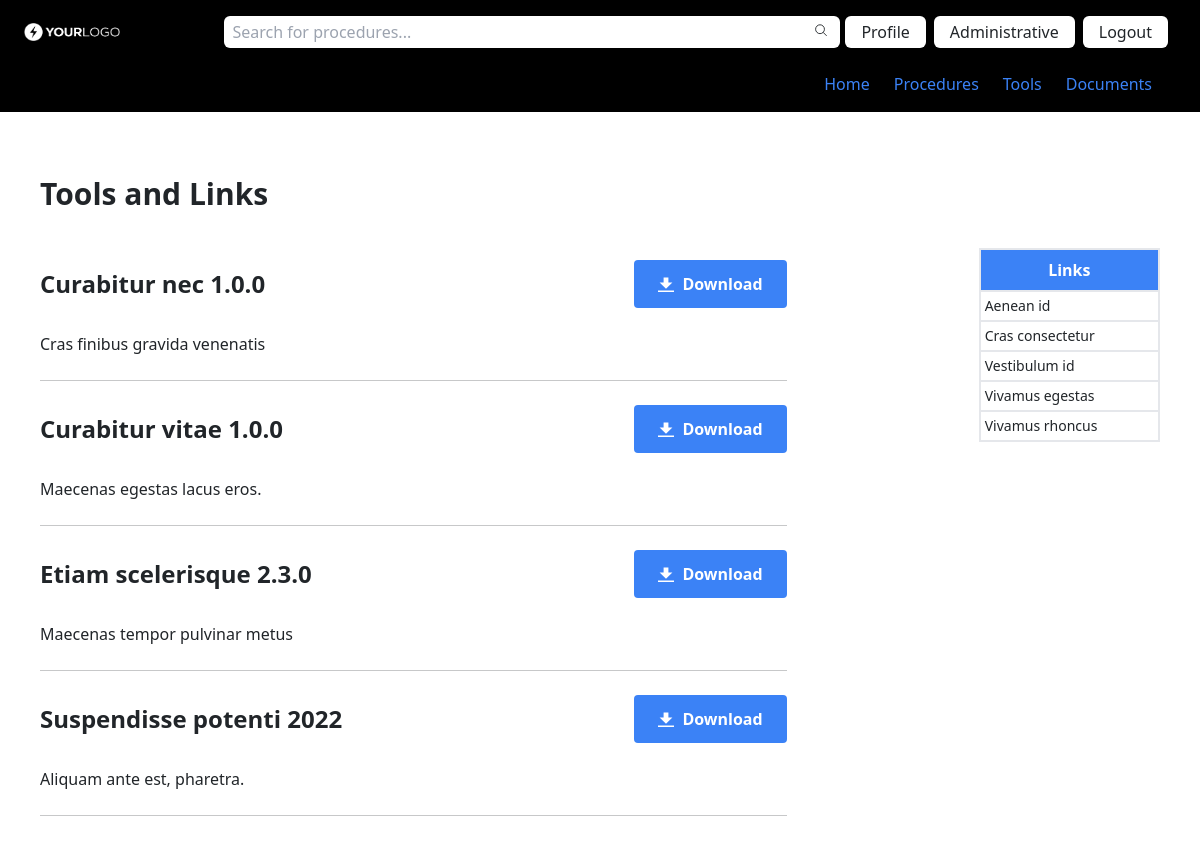
The app's page /ferramentas/ (signed in) with its own data.
### procedimento/models.py (models this page shows, shortened)
class Ferramenta(models.Model):
    nome = models.CharField(max_length=100, default='')
    descricao = RichTextUploadingField(default='')
    versao = models.CharField(max_length=20, default='')
    arquivo = models.FileField(upload_to='media/')
    ativo = models.BooleanField(default=True)
    author = models.ForeignKey(User, default=get_user_model(), on_delete=models.PROTECT)
    data_criacao = models.DateTimeField(default=timezone.now)

class Link(models.Model):
    nome = models.CharField(max_length=100, default='')
    endereco = models.CharField(max_length=200, default='')
    author = models.ForeignKey(User, default=get_user_model(), on_delete=models.PROTECT)
    data_criacao = models.DateTimeField(default=timezone.now)

### procedimento/views.py (the view, shortened to what this page needs)
# urls.py: path('ferramentas/', ListaFerramentas.as_view(), name='ferramentas'),
class ListaFerramentas(LoginRequiredMixin, ListView):
    template_name = 'ferramentas.html'
    model = Ferramenta
    context_object_name = 'ferramentas'
    ordering = ['nome']
    def get_context_data(self, **kwargs):
        context = super(ListaFerramentas, self).get_context_data(**kwargs)
        links = Link.objects.order_by('nome')
        context['links'] = links
        return context

### procedimento/templates/ferramentas.html (shortened to what this page needs)
{% extends 'base.html' %}
{% block content %}
<div class="m-10 flex flex-nowrap">
    <div class=" w-8/12">
        <div class="font-bold text-3xl py-4">Tools and Links</div>
        <ul>
            {% for ferramenta in ferramentas %}
                {% if ferramenta.ativo %}
                    <div class="flex justify-between py-4">
                        <li class="py-2 text-2xl font-bold">{{ ferramenta.nome }} {{ ferramenta.versao }}</li>
                        <button class="bg-blue-500 hover:bg-blue-700 text-white font-bold py-2 px-4 rounded inline-flex items-center">
                            <svg class="fill-current w-4 h-4 mr-2" xmlns="http://www.w3.org/2000/svg" viewBox="0 0 20 20"><path d="M13 8V2H7v6H2l8 8 8-8h-5zM0 18h20v2H0v-2z"/></svg>
                            <a class="hover:text-white" href="{{ ferramenta.arquivo.url }}" download="{{ ferramenta.arquivo.url }}">Download</a>
                        </button>
                    </div>
                    <div class="mb-6">
                        {{ ferramenta.descricao | safe | urlize | linebreaks }}
                    </div>
                    <hr>
                {% endif %}
            {% endfor %}
        </ul>
    </div>
    <div class="pl-48 mt-24 w-4/12">
        <ul>
            <li class="text-center text-white font-bold bg-blue-500 p-2 border-2">Links</li>
            {% for link in links %}
                <li class="border-b-2 border-r-2 border-l-2 p-1 text-sm"><a href="{{ link.endereco }}" target="_blank">{{ link.nome }}</a></li>
            {% endfor %}
        </ul>
    </div>
</div>
{% endblock %}

### records on screen
Ferramenta: nome "Curabitur nec", versao "1.0.0", descricao "Cras finibus gravida venenatis"
Ferramenta: nome "Curabitur vitae", versao "1.0.0", descricao "Maecenas egestas lacus eros."
Ferramenta: nome "Etiam scelerisque", versao "2.3.0", descricao "Maecenas tempor pulvinar metus"
Ferramenta: nome "Suspendisse potenti", versao "2022", descricao "Aliquam ante est, pharetra."
Link: nome "Aenean id"
Link: nome "Cras consectetur"
Link: nome "Vestibulum id"
Link: nome "Vivamus egestas"
Link: nome "Vivamus rhoncus"
